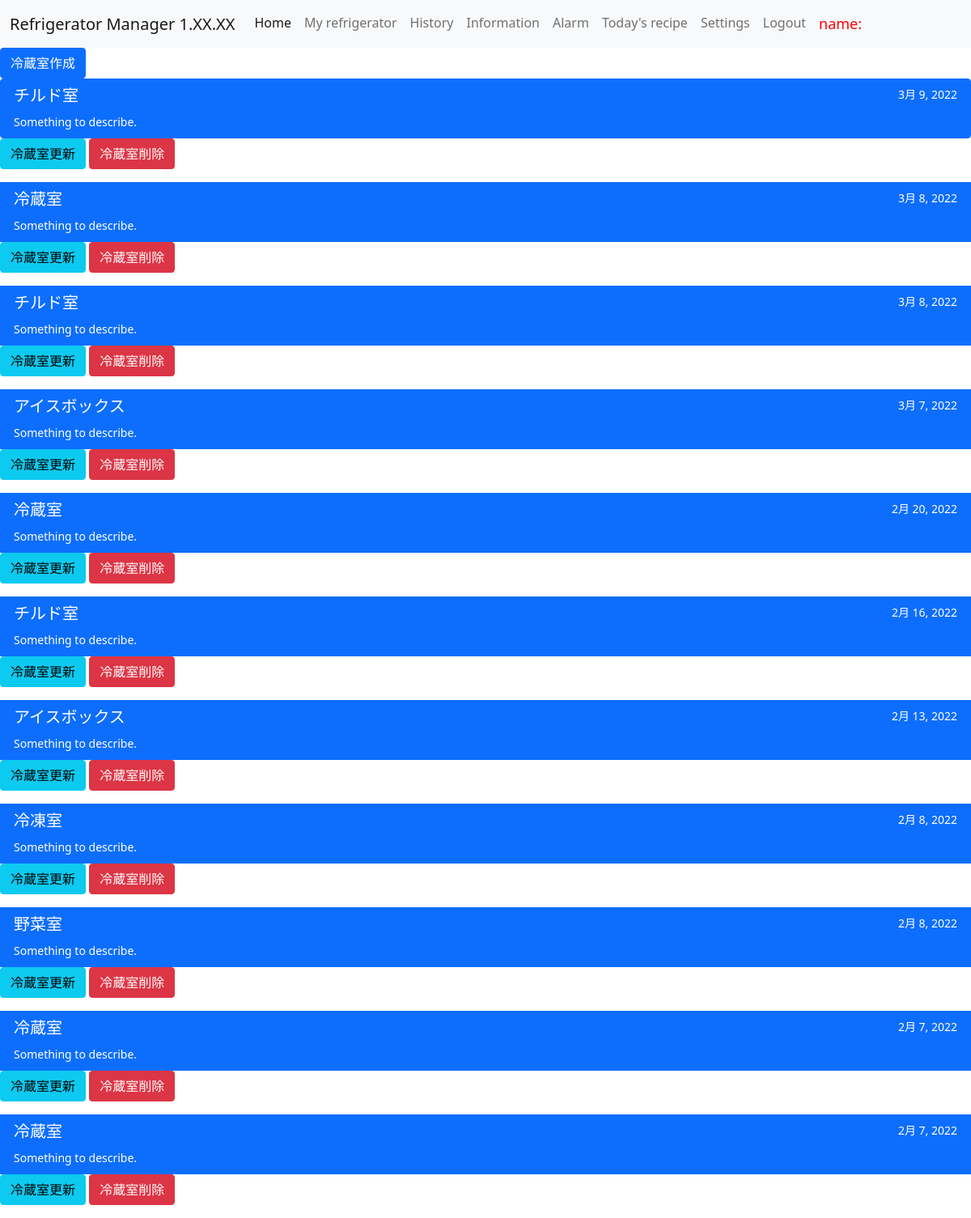
/cpmt_list/6/ (signed in), run on an earlier commit of the app's database.
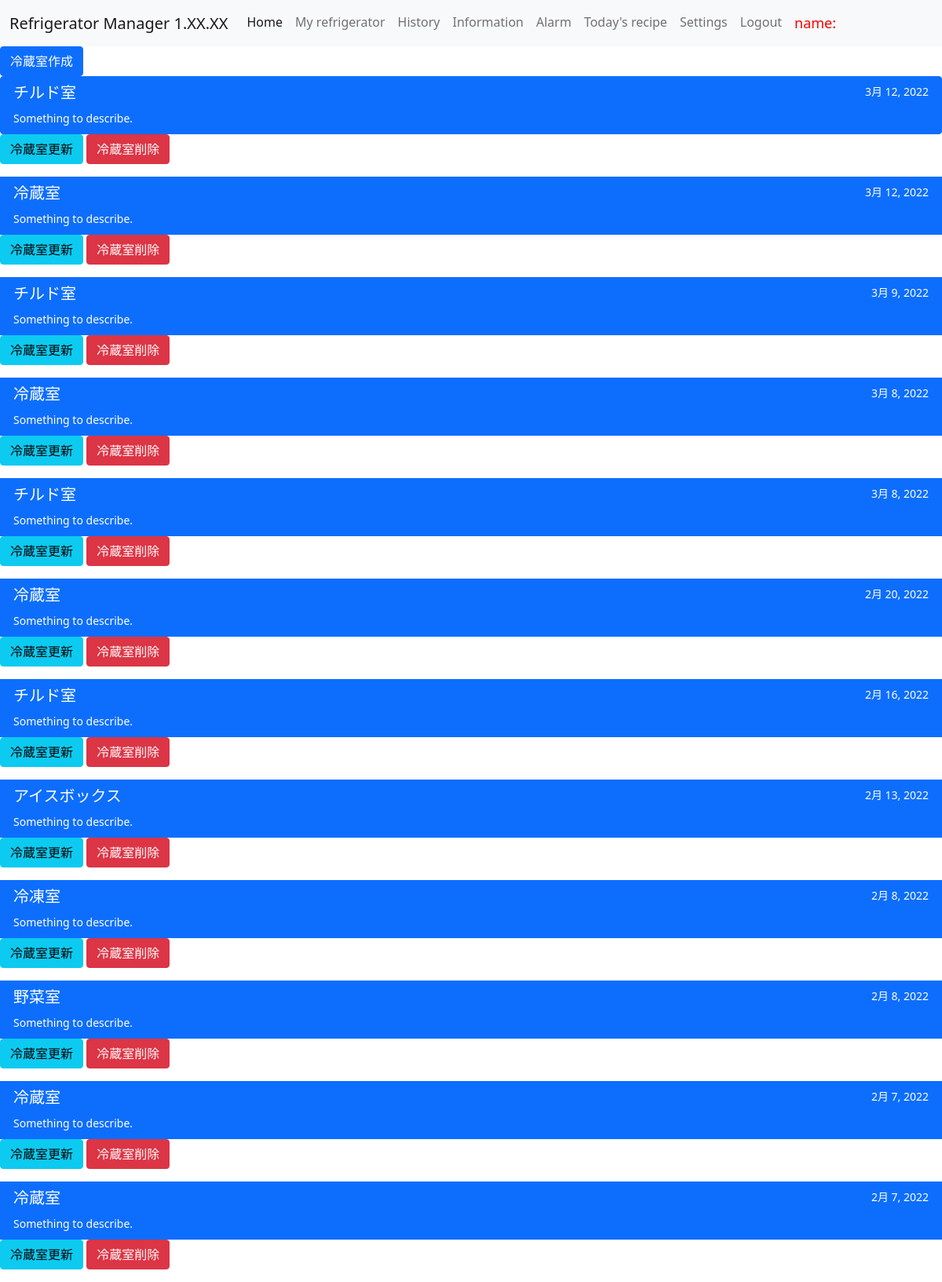
And on a later commit of the database.
### ref_app/models.py (models this page shows, shortened)
class CompartmentModel(models.Model):
    name = models.CharField(
        max_length = 100,
        choices = COMPARTMENT_TYPE,
    )
    refrigerator = models.ForeignKey(RefrigeratorModel, on_delete=models.PROTECT)
    date = models.DateField(auto_now_add=True)

### ref_app/views.py (the view, shortened to what this page needs)
# urls.py: path('cpmt_list/<int:pk>/', CompartmentList.as_view(), name = 'cpmt'),
class CompartmentList(ListView):
    template_name = 'compartment.html' #←　ref_door.html
    model = CompartmentModel
    def get_queryset(self):
        current_user = self.request.user
        current_user.id = self.request.user.id
        queryset6 = User.objects.filter(id=current_user.id)
        ref_owner = queryset6[0].id
        if current_user.is_superuser:
            return CompartmentModel.objects.all().order_by('date').reverse()
        elif self.request.user.id == ref_owner:
            return CompartmentModel.objects.filter(refrigerator_id=self.kwargs['pk']).order_by('date').reverse()

### templates/compartment.html (shortened to what this page needs)
{% extends 'base.html' %}
{% block content %}
<a href="{% url 'create_cpmt' %}" class="btn btn-primary">冷蔵室作成</a>
<div class="list-group">
    {% for cpmt in object_list %}
    <a href="{% url 'ingre' cpmt.pk %}" class="list-group-item list-group-item-action active" aria-current="true">
      <div class="d-flex w-100 justify-content-between">
        <h5 class="mb-1">{{ cpmt.get_name_display }}</h5>
        <small>{{ cpmt.date }}</small>
      </div>
      <small>Something to describe.</small>
    </a>
</div>
    <a href="{% url 'update_cpmt' cpmt.pk %}" class="btn btn-info">冷蔵室更新</a>
    <a href="{% url 'delete_cpmt' cpmt.pk %}" class="btn btn-danger">冷蔵室削除</a>
    {% endfor %}
{% endblock content %}

What changed in the data, as far as the page shows it:
removed CompartmentModel: name "アイスボックス", date "3月 7, 2022"
added CompartmentModel: name "チルド室", date "3月 12, 2022"
added CompartmentModel: name "冷蔵室", date "3月 12, 2022"
